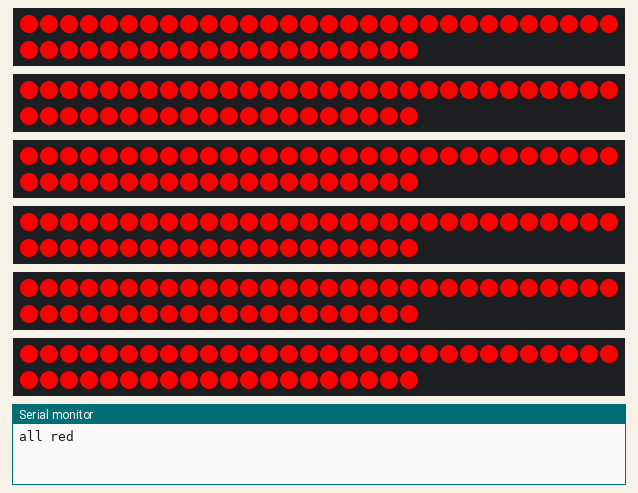
Simulated run of this sketch. Board: Arduino Mega 2560, built with avr-gcc and run on an emulated ATmega2560. Parts: 6 × 50 RGB LEDs in strip order, left to right, continuing on the next row, the last lines printed to the serial monitor. Dim RGB values are drawn brighter than linear.

Above: at 0.1 s.
At 6.1 s:
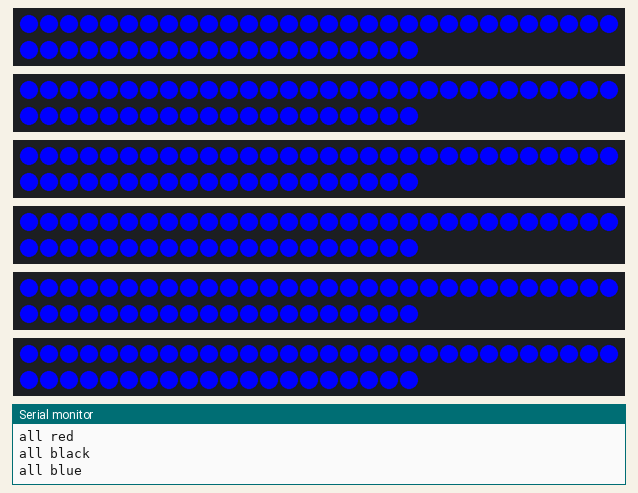
At 18.1 s:
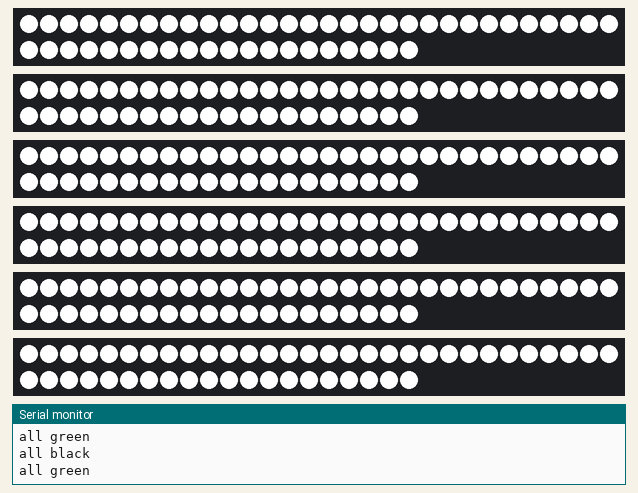
At 36.1 s:
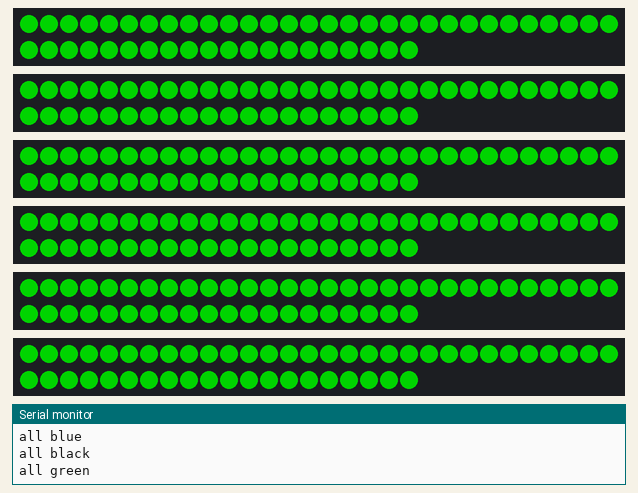

The sketch:

ws2801_test.ino
```cpp
#include "FastLED.h"

// How many leds in your strip?
#define NUM_LEDS 50

// For led chips like Neopixels, which have a data line, ground, and power, you just
// need to define DATA_PIN.  For led chipsets that are SPI based (four wires - data, clock,
// ground, and power), like the LPD8806 define both DATA_PIN and CLOCK_PIN
// todo: update to use proper pin mapping...
#define DATA_PIN  2
#define CLOCK_PIN 3

const int ledPin =  13;      // the number of the LED pin

// Define the array of leds
CRGB leds[NUM_LEDS];

void setup()
{
  pinMode(ledPin, OUTPUT);
  Serial.begin(9600);
  Serial1.begin(1000000);

  // run all channels at once...
  FastLED.addLeds<WS2801, 2, 3, RGB>(leds, NUM_LEDS);
  FastLED.addLeds<WS2801, 4, 5, RGB>(leds, NUM_LEDS);
  FastLED.addLeds<WS2801, 6, 7, RGB>(leds, NUM_LEDS);
  FastLED.addLeds<WS2801, 8, 9, RGB>(leds, NUM_LEDS);
  FastLED.addLeds<WS2801, 10, 11, RGB>(leds, NUM_LEDS);
  FastLED.addLeds<WS2801, 12, 13, RGB>(leds, NUM_LEDS);
}

void myfill(CRGB color)
{
  for (int i = 0; i < NUM_LEDS; i++)
  {
    leds[i] = color;
  }
}

// test routine to at least test all individual LEDs...
void loop()
{
  Serial1.print("hello");

  // Turn the LED on, then pause
  myfill(CRGB::Red);
  FastLED.show();
  digitalWrite(ledPin, HIGH);
  Serial.print("all red\r\n");
  delay(5000);

  // Now turn the LED off, then pause
  myfill(CRGB::Black);
  FastLED.show();
  digitalWrite(ledPin, LOW);
  Serial.print("all black\r\n");
  delay(1000);

  myfill(CRGB::Blue);
  FastLED.show();
  digitalWrite(ledPin, HIGH);
  Serial.print("all blue\r\n");
  delay(5000);

  // Now turn the LED off, then pause
  myfill(CRGB::Black);
  FastLED.show();
  digitalWrite(ledPin, LOW);
  Serial.print("all black\r\n");
  delay(1000);

  // Turn the LED on, then pause
  myfill(CRGB::Green);
  FastLED.show();
  digitalWrite(ledPin, HIGH);
  Serial.print("all green\r\n");
  delay(5000);

  // Now turn the LED off, then pause
  myfill(CRGB::Black);
  FastLED.show();
  digitalWrite(ledPin, LOW);
  Serial.print("all black\r\n");
  delay(1000);


  // Turn the LED on, then pause
  myfill(CRGB::White);
  FastLED.show();
  digitalWrite(ledPin, HIGH);
  Serial.print("all green\r\n");
  delay(5000);

  // Now turn the LED off, then pause
  myfill(CRGB::Black);
  FastLED.show();
  digitalWrite(ledPin, LOW);
  Serial.print("all black\r\n");
  delay(1000);

}
```

Measured:
- what the display in image 1 shows lasts 5.0 s, from 6.0 s to 11.0 s
